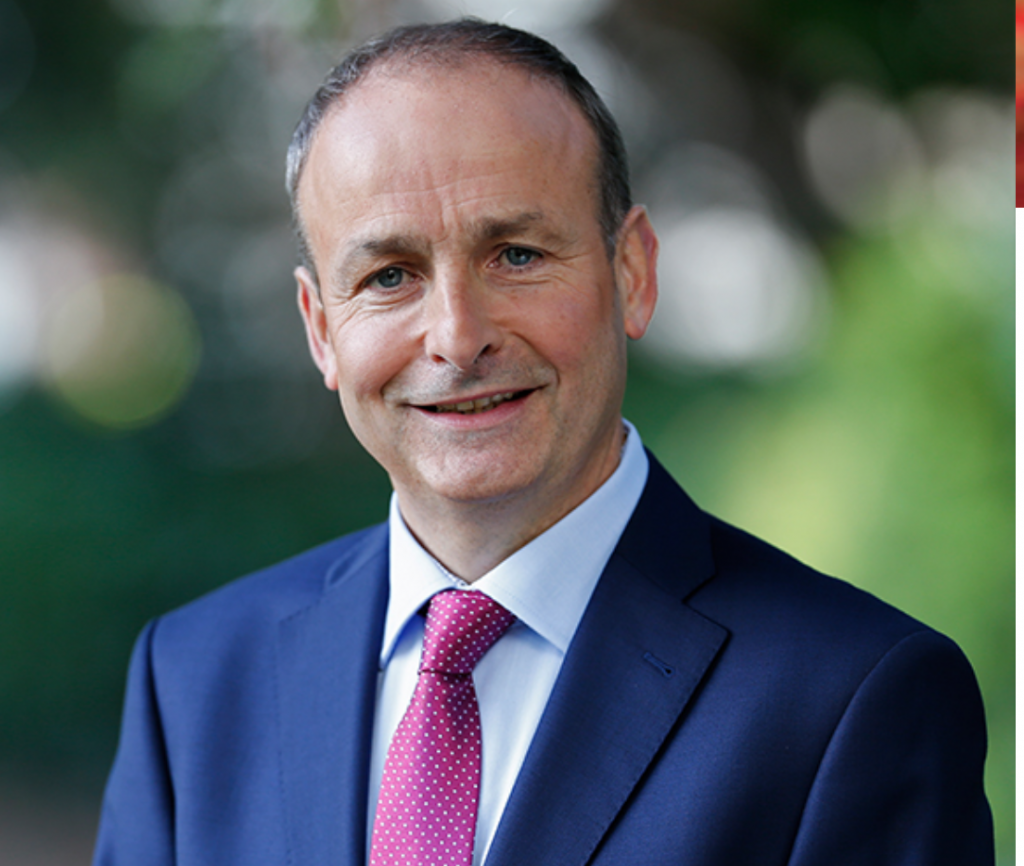
#> input picture image_examples/Michael-Martin.png, 1024 x 866 px
$ jupyter execute Tutorial2.ipynb
#> lines starting #> are read from the running program, lines starting #| are printed output that depends on the picture; after the words box and inside, x2 and y2 are one past the last pixel; in counts of white or black regions, pixels touching at a corner belong together
# Face & Eye Detection using HAAR Cascade Classifiers

[cell 1]
# Loading the library required for this tutorial
import numpy as np
import cv2

[cell 2]
# loading the face classifier file(XML Format)
face_classifier =cv2.CascadeClassifier("Haarcascades/haarcascade_frontalface_default.xml")

[cell 3]
# Loading the image and convert it togaryscale
image=cv2.imread("image_examples/Michael-Martin.png")
#> image is the input picture: shape (866, 1024, 3); mean B, G, R 97, 95.9, 86.4
gray= cv2.cvtColor(image,cv2.COLOR_BGR2GRAY)
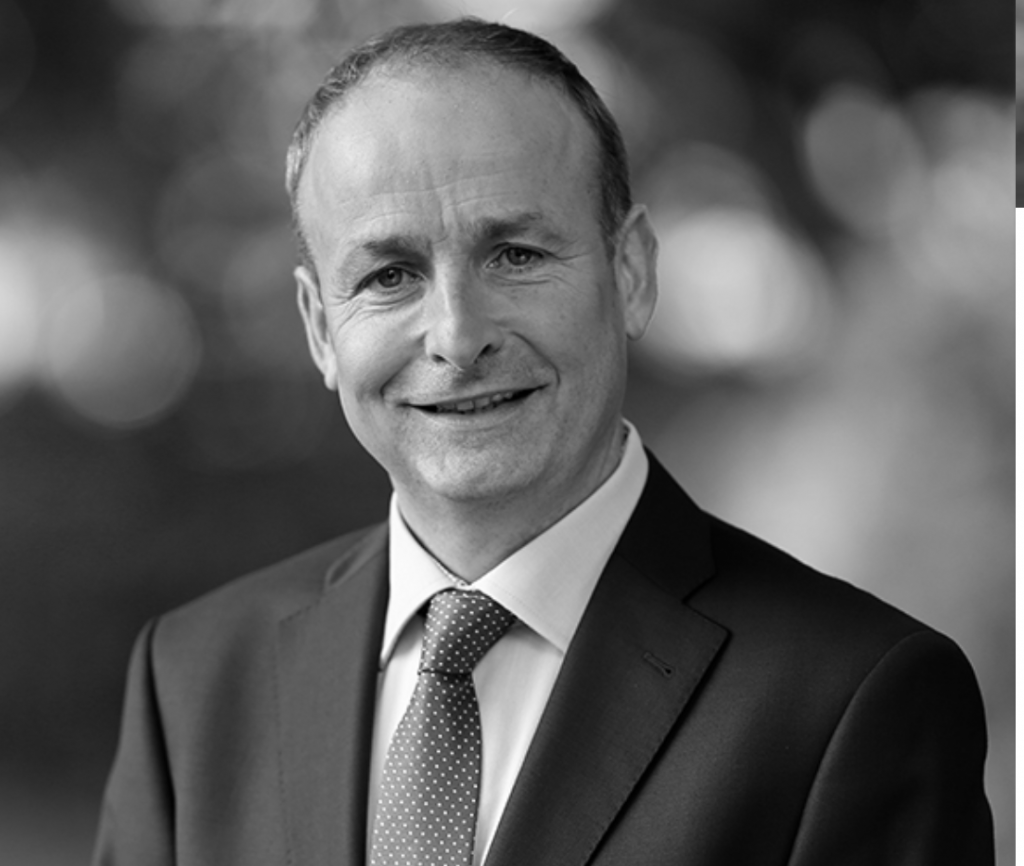
#> gray: shape (866, 1024); min 0, max 255, mean 93.2

[cell 4]
faces=face_classifier.detectMultiScale(gray,1.3,5)
#> faces = [[267, 118, 374, 374]]

# When no faces detected,face_classidierreturns and empty tuple
if faces is ():
    print("No faces found")

# we iterate through our faces array and draw a rectangle over each face in faces
for (x,y,w,h) in faces:
    cv2.rectangle(image,(x,y),(x+w,y+h),(127,0,255),2)
    cv2.imshow("Face detection",image)
    cv2.waitKey(0)
#> this loop made 1 pass
#> pass 1, `cv2.imshow("Face detection",image)`:
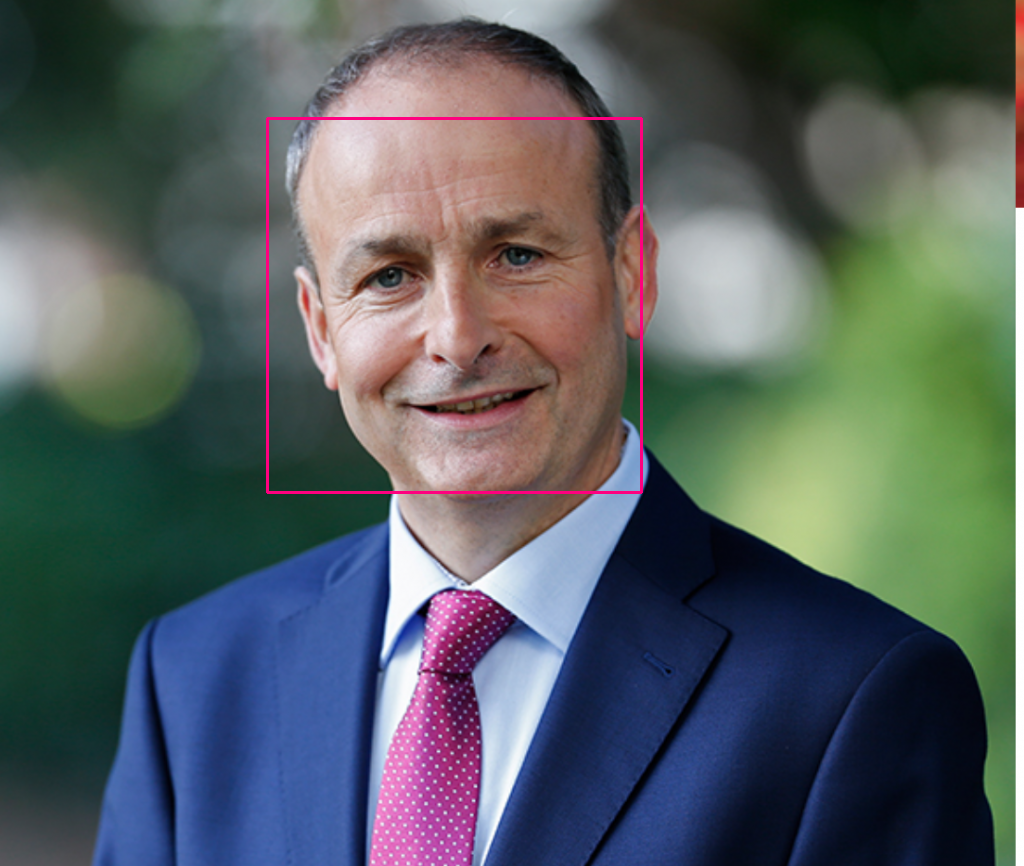
#> window 'Face detection': shape (866, 1024, 3); mean B, G, R 97.2, 95.4, 87.1

cv2.destroyAllWindows()

# Let's Combine face and eye detection

[cell 5]
# Face and eye detection

eye_classifer= cv2.CascadeClassifier("Haarcascades/haarcascade_eye.xml")
face_classifier =cv2.CascadeClassifier("Haarcascades/haarcascade_frontalface_default.xml")
image=cv2.imread("image_examples/Leo_Varadkar.jpg")
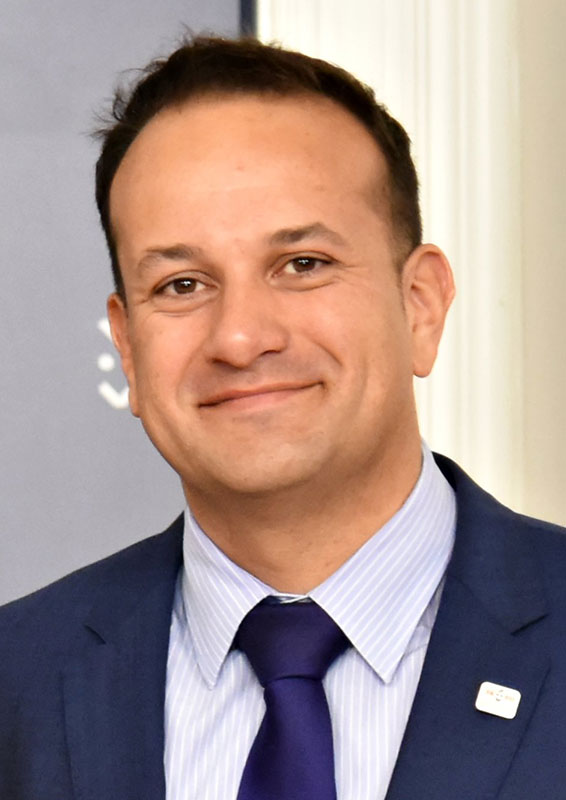
#> input picture image_examples/Leo_Varadkar.jpg, 566 x 800 px
#> image is the input picture: shape (800, 566, 3); mean B, G, R 140.7, 145.5, 166.7
gray= cv2.cvtColor(image,cv2.COLOR_BGR2GRAY)
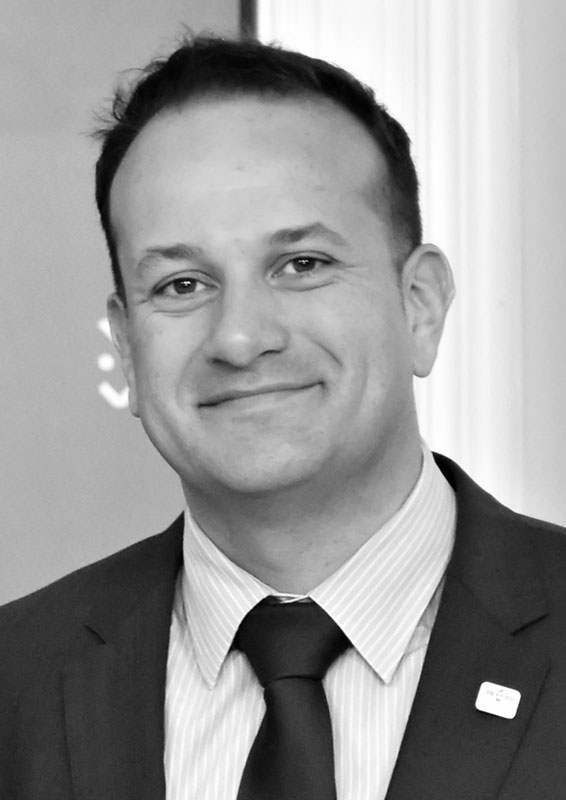
#> gray: shape (800, 566); min 0, max 255, mean 151.4

faces=face_classifier.detectMultiScale(gray,1.3,5)
#> faces = [[67, 132, 357, 357]]

if faces is ():
    print("No faces found")

for (x,y,w,h) in faces:
    cv2.rectangle(image,(x,y),(x+w,y+h),(127,0,255),2)
    cv2.imshow("Face & Eye",image)
    cv2.waitKey(0)
    roi_gray=gray[y:y+h,x:x+w]
    roi_color=image[y:y+h,x:x+w]
    eyes=eye_classifer.detectMultiScale(roi_gray)
    for (ex,ey,ew,eh) in eyes:
        cv2.rectangle(roi_color,(ex,ey),(ex+ew,ey+eh),(255,255,0),2)
        cv2.imshow("Face & Eye",image)
        cv2.waitKey(0)
#> this loop made 1 pass
#> (x, y, w, h, eyes) on pass 1: (67, 132, 357, 357, [[191, 99, 70, 70], [76, 117, 75, 75]])
#> pass 1, `cv2.imshow("Face & Eye",image)`:
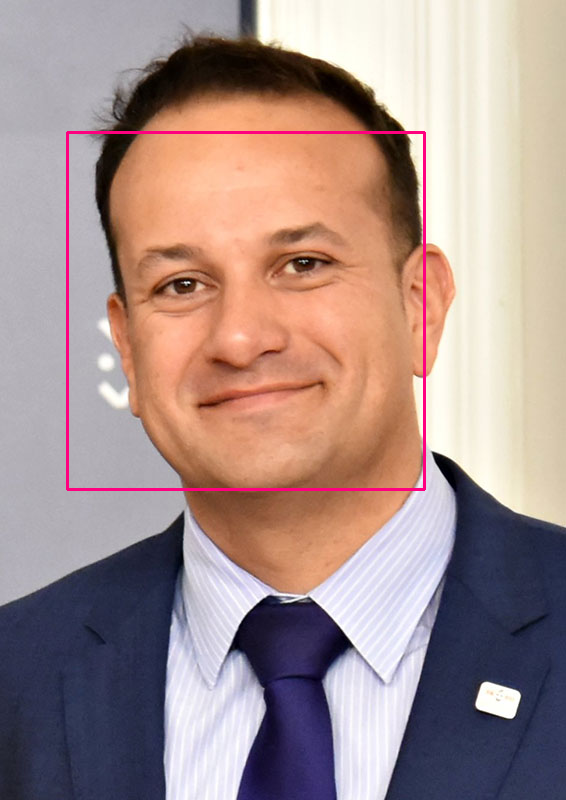
#> window 'Face & Eye': shape (800, 566, 3); mean B, G, R 140.6, 144, 167.3
#> pass 1, `roi_gray=gray[y:y+h,x:x+w]`:
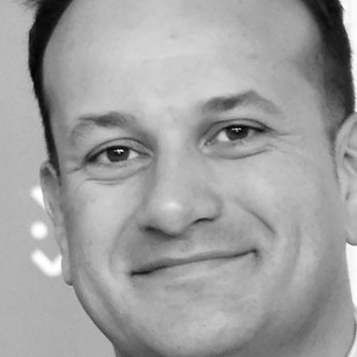
#> roi_gray: shape (357, 357); min 1, max 255, mean 159.7
#> pass 1, `roi_color=image[y:y+h,x:x+w]`:
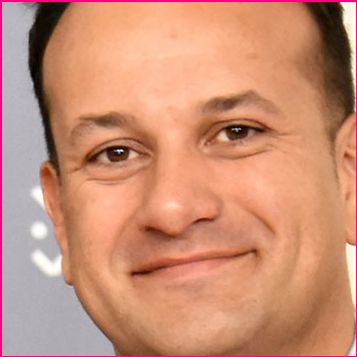
#> roi_color: shape (357, 357, 3); mean B, G, R 117.6, 143.5, 203.1
#> pass 1, `cv2.imshow("Face & Eye",image)`:
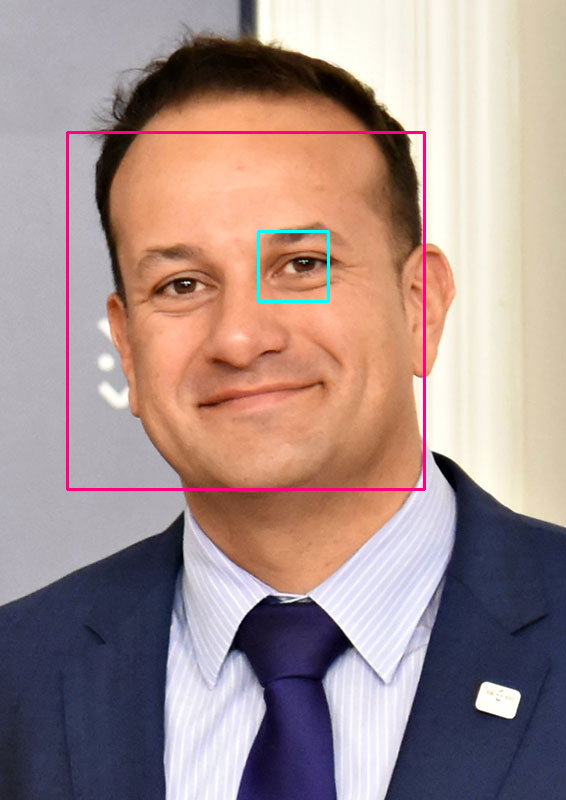
#> window 'Face & Eye': shape (800, 566, 3); mean B, G, R 140.8, 144.2, 166.9
#> after the loop:
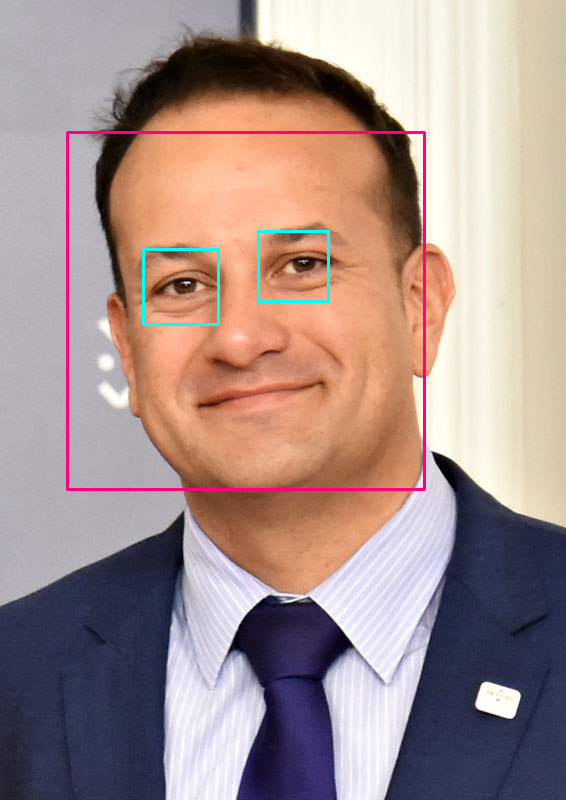
#> image: shape (800, 566, 3); 1.33% of pixels changed, all inside (x1, y1, x2, y2) = (66, 131, 426, 491)
#> after the loop:
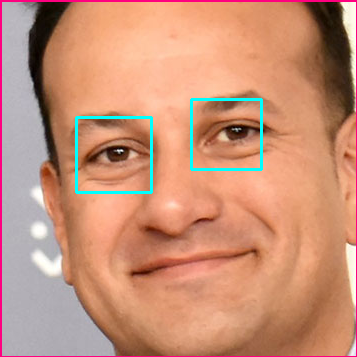
#> roi_color: shape (357, 357, 3); 1.36% of pixels changed, all inside (x1, y1, x2, y2) = (75, 98, 263, 194)

cv2.destroyAllWindows()
